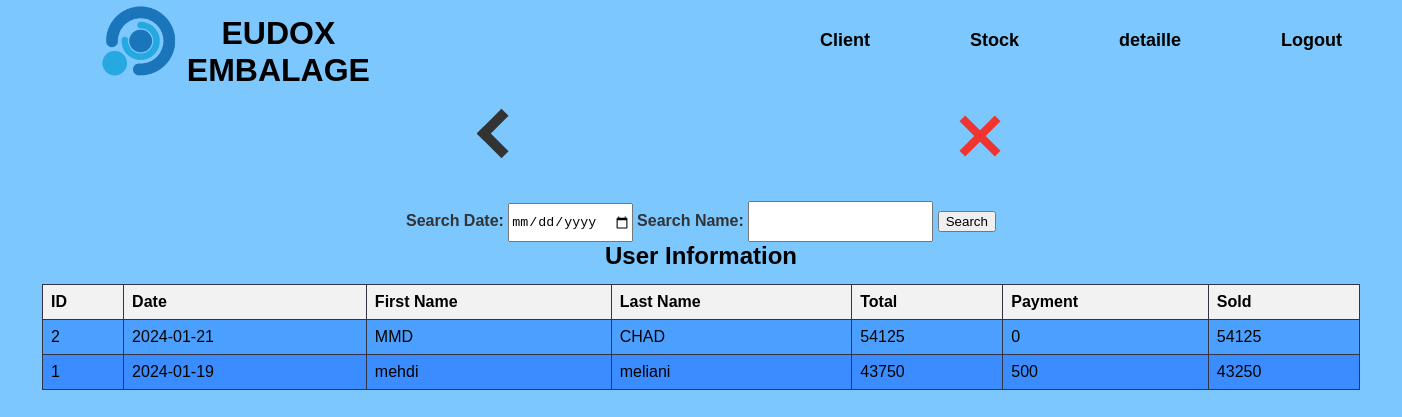
The app's page /client/view, older data.
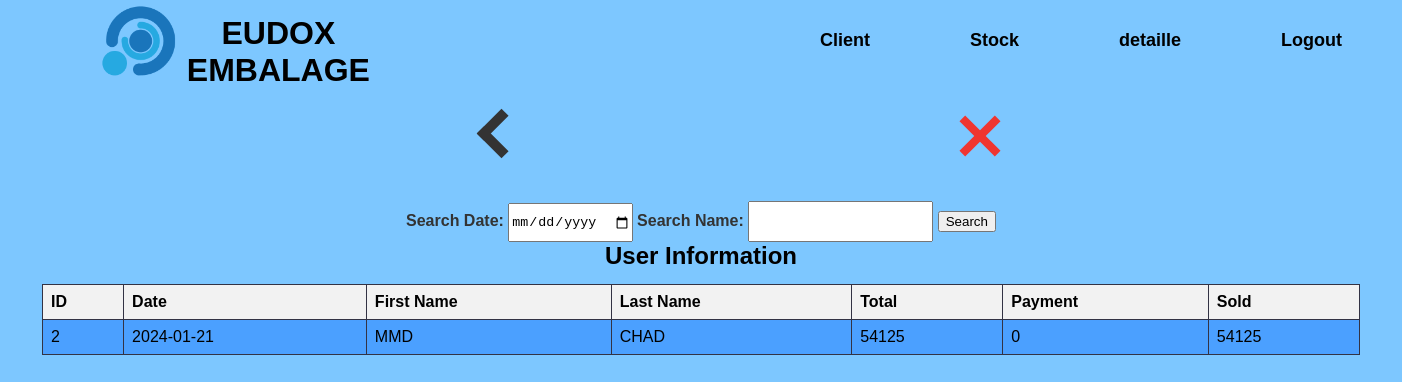
The same page, newer data.
### tables this page shows
CREATE TABLE stock_data (
        id INTEGER PRIMARY KEY AUTOINCREMENT,
        p_date DATE NOT NULL,
        first_name TEXT NOT NULL,
        last_name TEXT NOT NULL,
        payment INTEGER NOT NULL
    );

### app.py (the view)
@app.route('/client/view', methods=['POST', 'GET'])
def view_client():
    conn = sqlite3.connect('form_data.db')
    cursor = conn.cursor()
    if request.method == 'POST':
        search_date = request.form.get('search_date', None)
        search_name = request.form.get('search_name', None)
        if search_date and search_name:
            cursor.execute('SELECT * FROM stock_data WHERE p_date = ? AND (first_name LIKE ? OR last_name LIKE ?) ORDER BY p_date DESC',(search_date, f'%{search_name}%', f'%{search_name}%'))
        elif search_date:
            cursor.execute('SELECT * FROM stock_data WHERE p_date = ? ORDER BY p_date DESC', (search_date,))
        elif search_name:
            cursor.execute('SELECT * FROM stock_data WHERE first_name LIKE ? OR last_name LIKE ? ORDER BY p_date DESC',
                           (f'%{search_name}%', f'%{search_name}%'))
        else:
            cursor.execute('SELECT * FROM stock_data ORDER BY p_date DESC')
    else:
        cursor.execute('SELECT * FROM stock_data ORDER BY p_date DESC')
    users = cursor.fetchall()
    users_with_games = []
    for user in users:
        cursor.execute('SELECT * FROM stk_game WHERE stock_id = ?', (user[0],))
        games = cursor.fetchall()
        sold = 0
        total = 0
        for game in games:
            total = total + (game[3]*game[4]*game[5])
        sold = total - user[4]
        user_with_games = {
            'id': user[0],
            'p_date': user[1],
            'first_name': user[2],
            'last_name': user[3],
            'pay': user[4],
            'sold': sold,
            'total': total
        }
        users_with_games.append(user_with_games)
    conn.close()
    return render_template('c_view.html', users=users_with_games)

### templates/c_view.html (shortened to what this page needs)
{% extends 'main.html' %}
{% block top %}
    <a href="/client" id="back"><div class="thick-arrow-left"></div></a>
    <a href="/main" id="aclose"><div class="close"></div></a>
{% endblock %}
{% block bot %}
  <form method="POST" action="/client/view">
    <b><label for="search_date">Search Date:</label></b>
    <input type="date" id="search_date" name="search_date">
    <b><label for="search_date">Search Name:</label></b>
    <input type="text" id="search_name" name="search_name">
    <button type="submit">Search</button>
  </form>
  <h2>User Information</h2>
  <table>
    <thead>
      <tr>
        <th>ID</th>
        <th>Date</th>
        <th>First Name</th>
        <th>Last Name</th>
        <th>Total</th>
        <th>Payment</th>
        <th>Sold</th>
      </tr>
    </thead>
  <tbody>
      {% for user in users %}
      <tr onclick="window.location='/client/view/{{ user.id }}';" style="cursor: pointer;">
        <td>{{ user.id }}</td>
        <td>{{ user.p_date }}</td>
        <td>{{ user.first_name }}</td>
        <td>{{ user.last_name }}</td>
        <td>{{ user.total }}</td>
        <td>{{ user.pay }}</td>
        <td>{{ user.sold }}</td>
      </tr>
      {% endfor %}
    </tbody>
  </table>
  <br>
{% endblock %}

### templates/main.html (shortened to what this page needs)
<!DOCTYPE html>
<html>
  <head>
    <link rel="stylesheet" type="text/css" href="{{ url_for('static', filename='css/style.css') }}">
  </head>
  <body>
    <div class="bg">
      <div class="hd">
        <img class="logo" src="{{ url_for('static', filename='assets/lll.png') }}" onclick="goToHomePage()" style="cursor: pointer;"/>
        <h1 class="fn" onclick="goToHomePage()" style="cursor: pointer;">EUDOX EMBALAGE</h1>
        <ul class="nav">
          <li><a href="/client">Client</a></li>
          <li><a href="/stock">Stock</a></li>
          <li><a href="/detail">detaille</a></li>
          <li><a href="/">Logout</a></li>
        </ul>
      </div>
        <div class="display_frame">
          <div class="top_side">
            {% block top %}{% endblock %}
          </div>
          <div class="bot_side">
            {% block bot %}{% endblock %}
          </div>
        </div>
    </div>
  </body>
</html>

### static/css/style.css (style rules this page uses)
body, h1, h2, h3, p, ul, li { margin: 0; padding: 0; }
body { font-family: Arial, sans-serif; background-color: #7dc7ff; }
.bg { background-size: cover; background-repeat: no-repeat; height: 100vh; }
.hd { background: #7dc7ff; width: 100%; height: 81px; display: flex; text-align: center; }
.logo { padding-top: 4px; margin-left: 100px; margin-right: 10px; height: 75px; width: 80px; }
.fn { text-align: center; padding-top: 15px; font-family: sans-serif; width: 350px; color: #000; transition: 0.3s ease-out; }
.nav { margin-left: 400px; margin-right: 10px; display: flex; justify-content: center; align-items: center; }
.nav li { list-style: none; margin-left: 50px; margin-right: 50px; font-size:18px; }
.nav li a { text-decoration: none; font-family: sans-serif; font-weight: bold; color: #000; transition: 0.3s ease-out; }
.display_frame { background-size: cover; text-align: center; width: 100%; }
a { color: inherit; text-decoration: none; }
.top_side { display: flex; height: 120px; width: 100%; }
#aclose { margin-left: 28vw; }
.thick-arrow-left { margin: 35px; width: 25px; height: 25px; border: 10px solid #333; border-left: 0; border-top: 0; transform: rotate(135deg); }
#back { margin-left: 32vw; }
.close { margin: 30px; background: #f03530; height: 50px; position: relative; width: 8px; transform: rotate(45deg); }
.close:after { background: #f03530; content: ""; height: 8px; left: -21px; position: absolute; top: 21px; width: 50px; }
.bot_side label { color: #333; }
.bot_side input { height: 35px; }

### templates/c_view.html (style rules this page uses)
table { border-collapse: collapse; width: 94%; margin: 3%; margin-top: 1%; }
th, td { border: 1px solid #333344; padding: 8px; text-align: left; }
th { background-color: #f2f2f2; }
tr:nth-child(odd) td { background-color: #4ba0ff; }

Row changes from the older to the newer data that the page shows:
removed stock_data: id "1", p_date "2024-01-19", first_name "mehdi", last_name "meliani", total "43750", pay "500", sold "43250"
